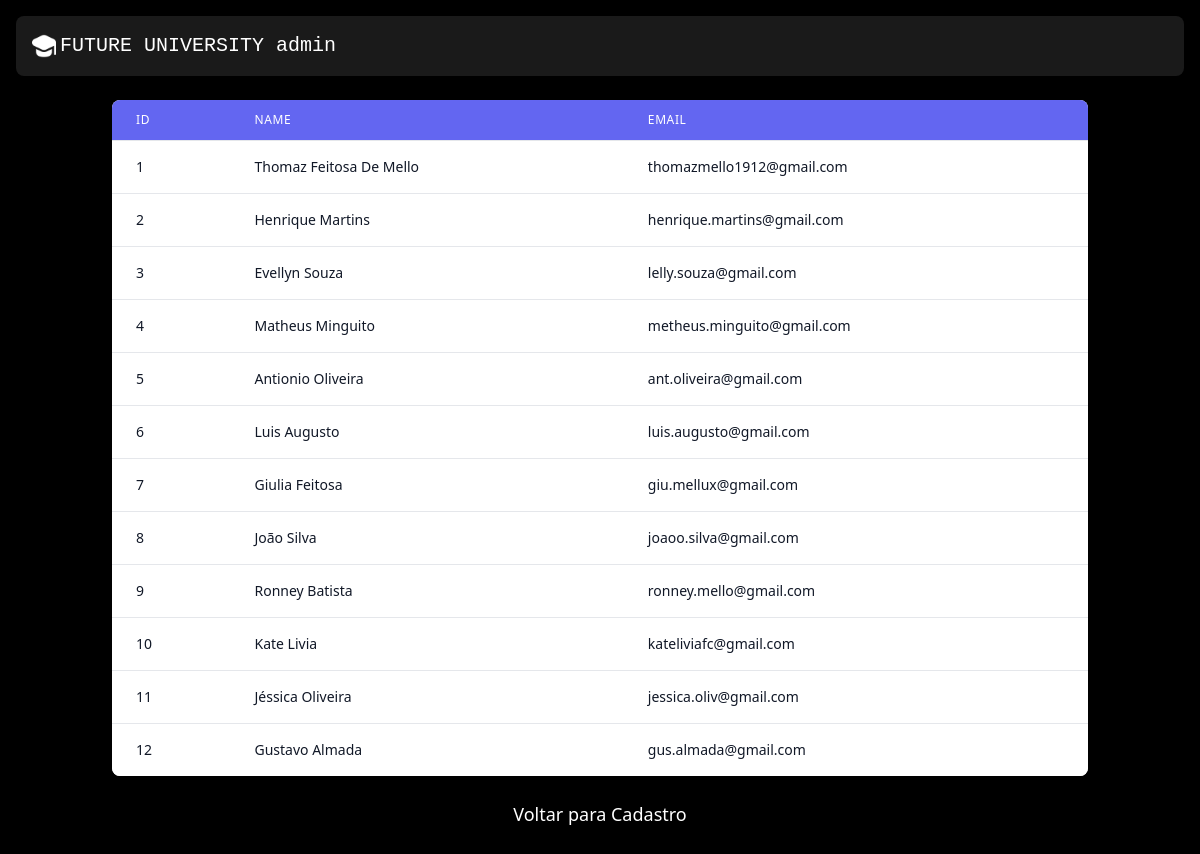
/registered_users, run on an earlier commit of the app's database.
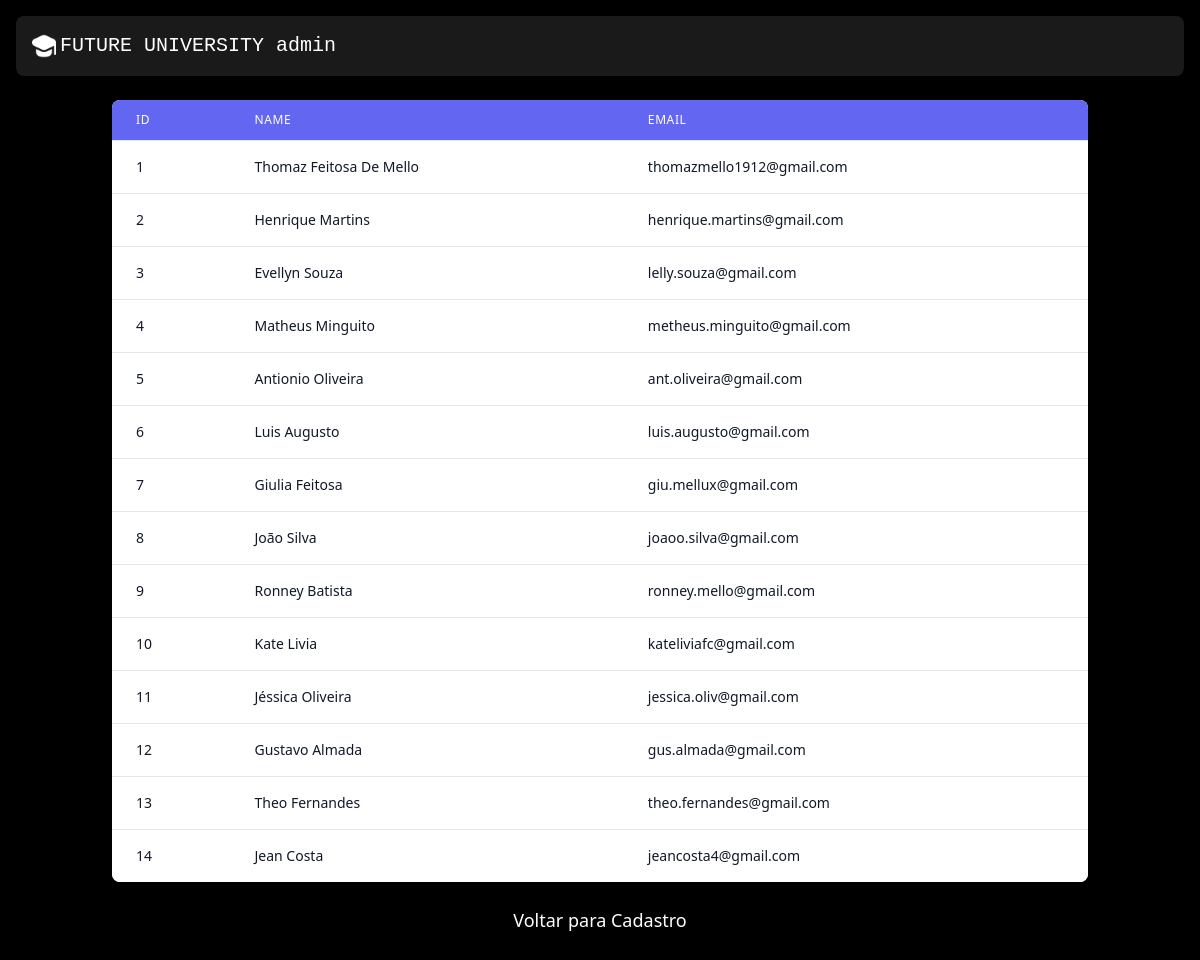
And on a later commit of the database.
### app.py (models this page shows)
class User(db.Model):
    id = db.Column(db.Integer, primary_key=True)
    name = db.Column(db.String(100), nullable=False)
    email = db.Column(db.String(120), unique=True, nullable=False)

### app.py (the view)
@app.route('/registered_users')
def usuarios():
    users = User.query.all()
    return render_template('users.html', users=users)

### templates/users.html (shortened to what this page needs)
<!DOCTYPE html>
<html lang="pt-br">
    <head>
        <link href="https://cdn.jsdelivr.net/npm/tailwindcss@2.2.19/dist/tailwind.min.css" rel="stylesheet">
    </head>
    <body class="min-h-screen flex flex-col items-center bg-black text-white p-4">
    <header id="header" class="w-full flex justify-between items-center p-4 rounded-lg bg-white bg-opacity-10 shadow-md">
        <div class="flex items-center">
            <img src="../static/images/logotype.png" alt="Logotipo" class="w-6 mr-1">
            <h1 class="text-xl font-medium font-mono">FUTURE UNIVERSITY admin</h1>
        </div>
    </header>
        <div class="container mx-auto p-6">
            <div class="overflow-x-auto bg-white shadow-md rounded-lg">
                <table class="min-w-full divide-y divide-gray-200">
                    <thead class="bg-indigo-500">
                        <tr>
                            <th scope="col" class="px-6 py-3 text-left text-xs font-medium text-white uppercase tracking-wider">
                                ID
                            </th>
                            <th scope="col" class="px-6 py-3 text-left text-xs font-medium text-white uppercase tracking-wider">
                                Name
                            </th>
                            <th scope="col" class="px-6 py-3 text-left text-xs font-medium text-white uppercase tracking-wider">
                                Email
                            </th>
                        </tr>
                    </thead>
                    <tbody class="bg-white divide-y divide-gray-200">
                        {% for user in users %}
                        <tr class="hover:bg-gray-50">
                            <td class="px-6 py-4 whitespace-nowrap text-sm text-gray-900">
                                {{ user.id }}
                            </td>
                            <td class="px-6 py-4 whitespace-nowrap text-sm text-gray-900">
                                {{ user.name }}
                            </td>
                            <td class="px-6 py-4 whitespace-nowrap text-sm text-gray-900">
                                {{ user.email }}
                            </td>
                        </tr>
                        {% endfor %}
                    </tbody>
                </table>
            </div>
            <div class="mt-6 text-center">
                <a href="/user_registration" class="mt-2 text-white text-center text-lg hover:underline">Voltar para Cadastro</a>
            </div>
        </div>
    </body>
</html>

What changed in the data, as far as the page shows it:
added User: id "13", name "Theo Fernandes", email "theo.fernandes@gmail.com"
added User: id "14", name "Jean Costa", email "jeancosta4@gmail.com"
